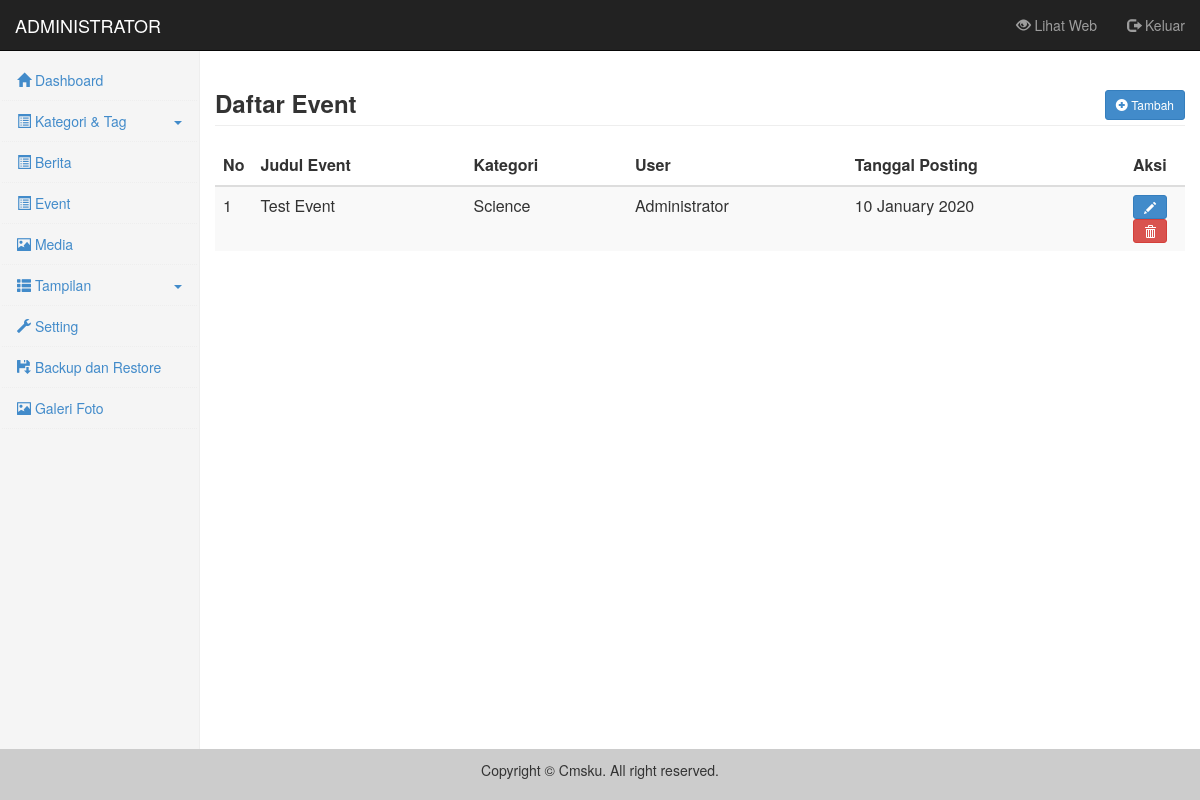
The app's page /admin/index.php?content=event (signed in) with its own data.
### tables this page shows
CREATE TABLE IF NOT EXISTS `modul` (
`id_modul` int(5) NOT NULL,
  `judul` varchar(50) NOT NULL,
  `folder` varchar(50) NOT NULL,
  `menu` enum('N','Y') NOT NULL,
  `konten` enum('N','Y') NOT NULL,
  `widget` enum('N','Y') NOT NULL,
  `aktif` enum('Y','N') NOT NULL
);

CREATE TABLE `event` (
  `id_event` int(10) NOT NULL,
  `judul` varchar(255) NOT NULL,
  `judul_seo` varchar(100) NOT NULL,
  `isi` text NOT NULL,
  `gambar` varchar(255) NOT NULL,
  `tanggal` datetime NOT NULL,
  `lokasi` varchar(255) NOT NULL,
  `id_user` int(5) NOT NULL,
  `kategori` int(5) NOT NULL,
  `tag` varchar(100) NOT NULL,
  `hits` int(10) NOT NULL,
  `created_at` datetime DEFAULT NULL,
  `updated_at` datetime DEFAULT NULL,
  PRIMARY KEY (`id_event`)
);

### library/function_menu.php (the view, shortened to what this page needs)
<?php
function buat_menu($link, $ikon, $judul,  $leveluser=array("admin")){
	foreach($leveluser as $level){
		if($_SESSION['leveluser']==$level) echo'<li><a href="?content='.$link.'"><i class="glyphicon glyphicon-'.$ikon.'"></i> '.$judul.'</a></li>';
	}
}
function buka_dropdown($ikon, $judul, $leveluser=array("admin")){
	foreach($leveluser as $level){
		if($_SESSION['leveluser']==$level)
			echo'<li class="dropdown"><a class="dropdown-toggle" data-toggle="dropdown" href="#">
			<i class="glyphicon glyphicon-'.$ikon.'"></i> '.$judul.' <b class="caret"></b></a>
			<ul class="dropdown-menu">';
	}
}
function tutup_dropdown($leveluser=array("admin")){
	foreach($leveluser as $level){
		if($_SESSION['leveluser']==$level) echo'</ul></li>';
	}
}
?>

### admin/menu_template.php (shortened to what this page needs)
<?php
$admin_author = array("admin", "author");
buat_menu("dashboard", "home", "Dashboard", $admin_author);
buka_dropdown("list-alt", "Kategori & Tag");
tutup_dropdown();
$query = $mysqli->query("SELECT * FROM modul WHERE menu='Y' AND aktif='Y'");
while($data = $query->fetch_array()){
	if(file_exists("../module/$data[folder]/menu.php")){
		include "../module/$data[folder]/menu.php";
	}
}

### admin/content.php (shortened to what this page needs)
<?php
$content = isset($_GET['content']) ? $_GET['content'] : 'dashboard';
$kosong = true;
$page = array('dashboard', 'artikel', 'berita', 'event', 'kategori', 'tag', 'halaman', 'komentar', 'media', 'modul', 'template', 'menu', 'widget', 'layout', 'user', 'setting', 'backuprestore');
foreach($page as $pg){
	if($content == $pg and $kosong){
		include 'content/'.$pg.'.php';
		$kosong = false;
	}
}
?>

### admin/content/event.php (shortened to what this page needs)
<link href="css/select2.min.css" rel="stylesheet" />
<link href="css/jquery.datetimepicker.min.css" rel="stylesheet" />
<?php
$show = isset($_GET['show']) ? $_GET['show'] : "";
$link = "?content=event";
switch ($show) {
    default:
        echo '<h3 class="page-header"><b>Daftar Event</b>
				<a href="' . $link . '&show=form" class="btn btn-primary btn-sm pull-right top-button">
					<i class="glyphicon glyphicon-plus-sign"></i> Tambah
				</a>
			</h3>';
        buka_tabel(array("Judul Event", "Kategori", "User", "Tanggal Posting"));
        $no = 1;
        $id_user = $_SESSION['iduser'];
        if ($_SESSION['leveluser'] == "admin") $query = $mysqli->query("SELECT * FROM event ORDER BY id_event DESC");
        else $query = $mysqli->query("SELECT * FROM event WHERE id_user='$id_user' ORDER BY id_event");
        while ($data = $query->fetch_array()) {
            $user = $mysqli->query("SELECT nama_lengkap FROM user where id_user='$data[id_user]'");
            $us = $user->fetch_array();
            $kategori = $mysqli->query("SELECT * FROM kategori where id_kategori='$data[kategori]'");
            $kat = $kategori->fetch_array();
            $tanggal = print_tanggal($data['created_at']);
            isi_tabel($no, array($data['judul'], $kat['kategori'], $us['nama_lengkap'], $tanggal), $link, $data['id_event']);
            $no++;
        }
        tutup_tabel();
        break;
}
?>

### library/function_table.php
<?php
function buka_tabel($judul){
	echo'<div class="table-responsive">
		<table class="table-data table table-striped" width="100%">
		<thead>
			<tr>
				<th style="width: 10px">No</th>';
	foreach($judul as $jdl){
		echo '<th>'.$jdl.'</th>';
	}
	echo'		<th style="width: 60px">Aksi</th>
			</tr>
		</thead>
		<tbody>';
}
function isi_tabel($no, $data, $link, $id, $edit=true, $hapus=true){
	echo'<tr>
			<td valign="top">'.$no.'</td>';
	foreach($data as $dt){
		echo'<td valign="top">'.$dt.'</td>';
	}
	echo'<td valign="top">';
	if($edit){
		echo'<a href="'.$link.'&show=form&id='.$id.'" class="btn btn-primary btn-sm">
				<i class="glyphicon glyphicon-pencil"></i>
			</a> ';
	}
	if($hapus){
		echo'<a href="'.$link.'&show=delete&id='.$id.'" class="btn btn-danger btn-sm">
				<i class="glyphicon glyphicon-trash"></i>
			</a>';
	}
	echo'</td>
		</tr>';
}
function tutup_tabel(){
	echo'		</tbody>
			</table>
		</div>';
}
?>

### admin/css/style.css (style rules this page uses)
.sidebar li { border-bottom: 1px dotted #eee; }
.sidebar .caret { float: right; display: inline-block; margin-top: 10px; }

### records on screen
modul: judul "Galeri Foto"
event: dt "Test Event", dt "Science", dt "Administrator", dt "10 January 2020"

### other values on screen
$judul "Dashboard"
$judul "Kategori & Tag"
$judul "Berita"
$judul "Event"
$judul "Media"
$judul "Tampilan"
$judul "Setting"
$judul "Backup dan Restore"
$jdl "Judul Event"
$jdl "Kategori"
$jdl "User"
$jdl "Tanggal Posting"
